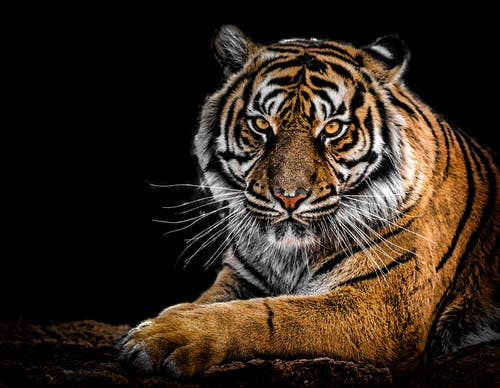
#> input picture images/tier.jpeg, 500 x 388 px
$ python basic_func.py
#> lines starting #> are read from the running program, lines starting #| are printed output that depends on the picture; after the words box and inside, x2 and y2 are one past the last pixel; in counts of white or black regions, pixels touching at a corner belong together
import cv2 as cv

img = cv.imread('../images/tier.jpeg')
#> img is the input picture: shape (388, 500, 3); mean B, G, R 28.1, 38.9, 50.6
cv.imshow('tiger', img)


# converting to grayscale

# gray = cv.cvtColor(img, cv.COLOR_BGR2GRAY)
# cv.imshow('tiger_gray', gray)

# blur

blur = cv.GaussianBlur(img, (5,5), cv.BORDER_DEFAULT)
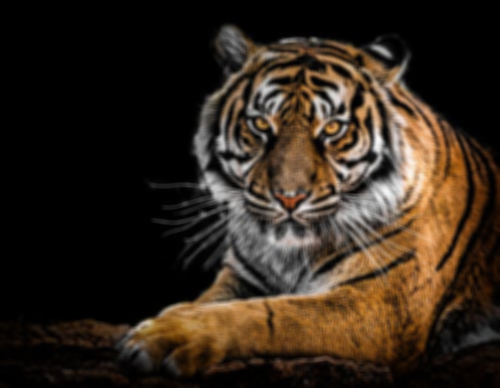
#> blur: shape (388, 500, 3); mean B, G, R 28.1, 38.9, 50.6
# cv.imshow('tiger_blur', blur)

# Edge cascade : get edge
canny = cv.Canny(blur, 125, 175)
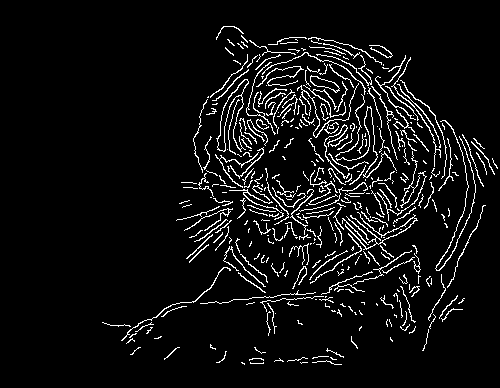
#> canny: shape (388, 500); 6.2% white in thin lines or dots, all inside (x1, y1, x2, y2) = (102, 26, 498, 365)
cv.imshow('tiger_canny', canny)

# dilateing the image : giãn ảnh
dilated = cv.dilate(canny, (7,7), iterations=3)
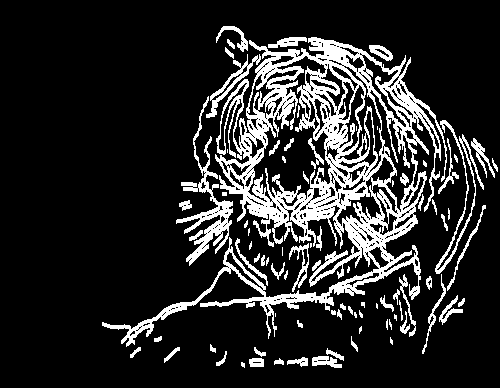
#> dilated: shape (388, 500); 16% white; 85 white regions (23 under 20 px), largest, box (x1, y1, x2, y2) and area: (102, 37, 447, 347) 22685, (176, 96, 233, 266) 1858, (435, 120, 484, 274) 865
cv.imshow('tiger_dilated', dilated)

# eroding : ngược lại với giãn ảnh
eroded = cv.erode(dilated, (1,1) , iterations=1)
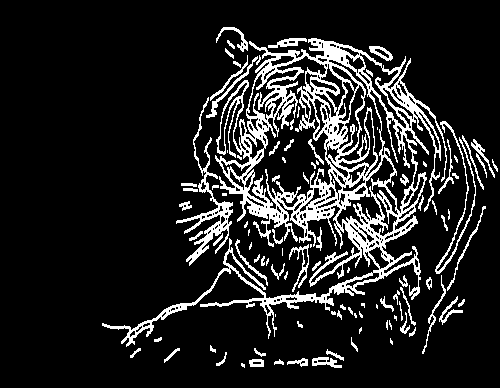
#> eroded: shape (388, 500); 13.3% white in thin lines or dots, all inside (x1, y1, x2, y2) = (102, 27, 498, 368)
cv.imshow('tiger_eroded', eroded)

# resize
resized = cv.resize(img, (500,500), interpolation=cv.INTER_AREA)
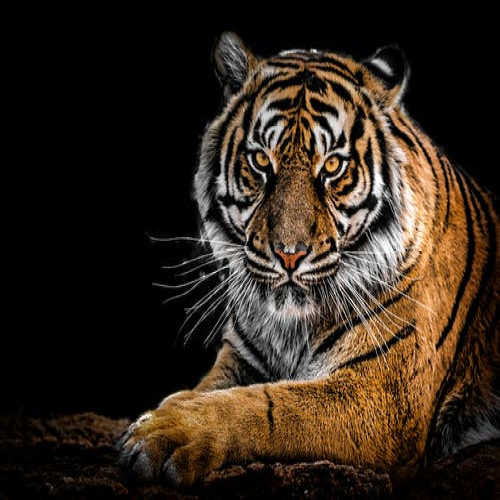
#> resized: shape (500, 500, 3); mean B, G, R 28, 38.9, 50.6
# cv.imshow('tiger_resized', resized)

# crop
cropped = img[50:200, 250:400]
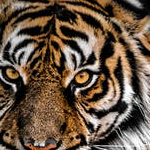
#> cropped: shape (150, 150, 3); mean B, G, R 68, 85.4, 104.7
cv.imshow('tiger_cropped',cropped)


cv.waitKey(0)

$ run again, with images/friend.jpg copied over images/tier.jpeg
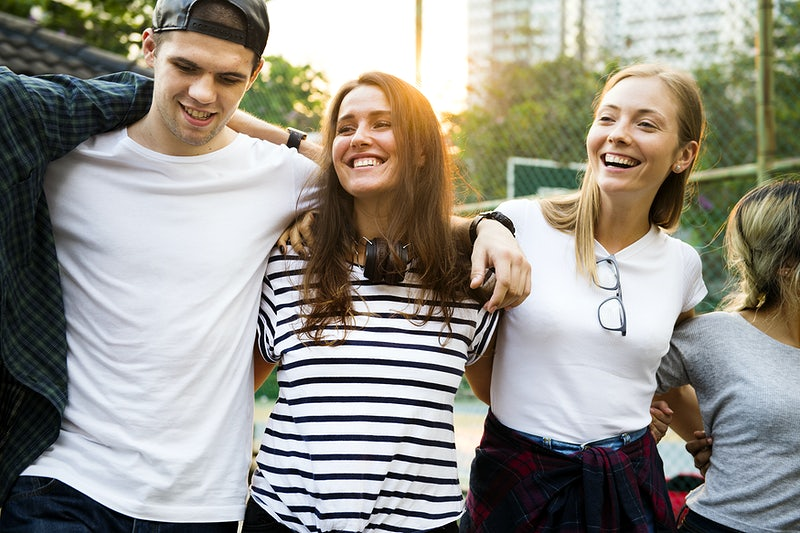
#> input picture images/friend.jpg, 800 x 533 px
#> img is the input picture: shape (533, 800, 3); mean B, G, R 137.3, 145.9, 148.8
#> `canny = cv.Canny(blur, 125, 175)`:
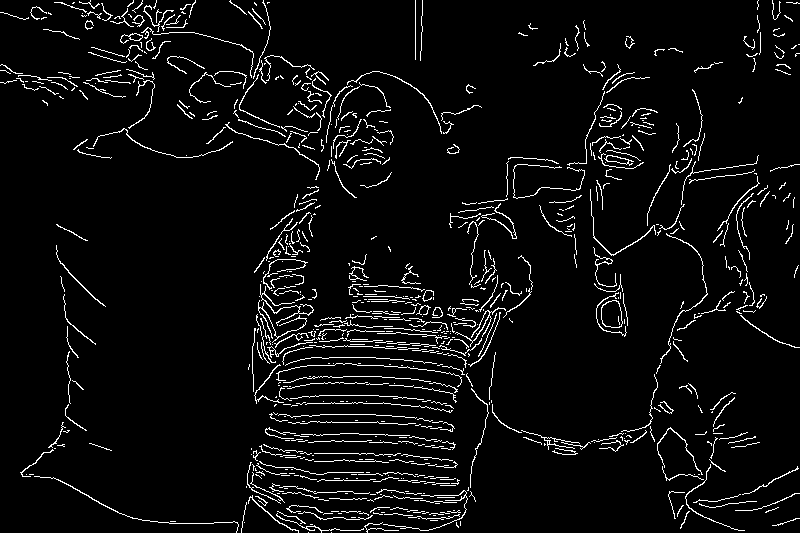
#> canny: shape (533, 800); 5% white in thin lines or dots
#> dilated: shape (533, 800); 14.7% white; 162 white regions (19 under 20 px), largest, box (x1, y1, x2, y2) and area: (252, 218, 533, 416) 15486, (246, 444, 469, 533) 8653, (491, 155, 760, 458) 3522
#> eroded: shape (533, 800); 11.9% white; 192 white regions (32 under 20 px), largest, box (x1, y1, x2, y2) and area: (256, 219, 533, 371) 8802, (246, 445, 469, 533) 6903, (254, 358, 465, 416) 3657
#> `cropped = img[50:200, 250:400]`:
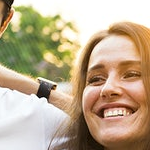
#> cropped: shape (150, 150, 3); mean B, G, R 141.8, 170.5, 189.6
